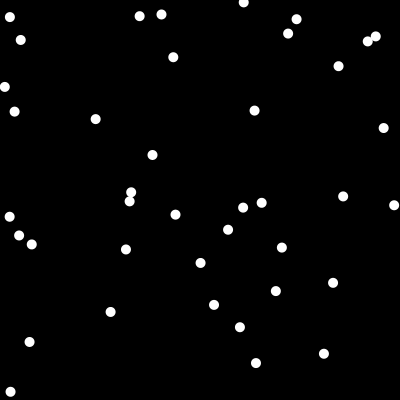
Frame 1 (no input)
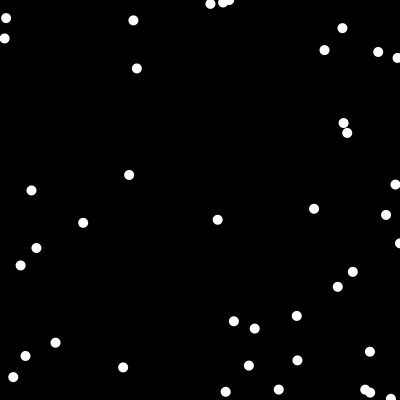
Frame 60 (the mouse pressed at the canvas centre just before this capture)
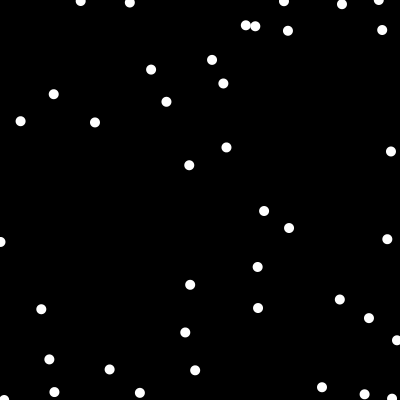
Frame 120 (the mouse held since frame 60 and released just before this capture)

The Processing sketch that drew these frames (run headless with seeded random() and noise(); from frame 60 on, the mouse is pressed at the canvas centre):

// Processing sketch: processing_5254
// ── processing_5254.pde

//Thanks to Josh Norman for code structure. 
//Used by David Butterworth for UNSW ARCH1391


float max_acc = 2.15; 
float max_vel = 9.94; 
float z_limit = 6; 
int max_size = 5; 
int min_size = 5; 
int max_blobs = 40; 
 
Blob my_blobs[] = new Blob[max_blobs]; 
 
class Blob 
{ 
  int diameter; 
  float x, y, z; 
  float dx, dy, dz; 
   
  Blob(int init_diameter, float init_x, float init_y, float init_z) 
  { 
    diameter = init_diameter; 
    x = init_x; 
    y = init_y; 
    z = init_z; 
    dx = random(-max_vel,max_vel); 
    dy = random(-max_vel,max_vel); 
    dz = random(-max_vel,max_vel); 
  } 
   
  void move() 
  { 
    x += dx; 
    y += dy; 
    z += dz; 
     
    if(x > width) {x = width; dx = 0;} 
    if(x < 0) {x = 0; dx = 0;} 
    if(y > height) {y = height; dy = 0;} 
    if(y < 0) {y = 0; dy = 0;} 
    if(z > max_size) {z = max_size; dz = 0;} 
    if(z < min_size) {z = min_size; dz = 0;} 
  } 
   
  void change_momentum() 
  { 
    dx += random(-max_acc, max_acc); 
    dy += random(-max_acc, max_acc); 
    dz += random(-max_acc, max_acc); 
   
    if(dx >  max_vel) dx =  max_vel; 
    if(dx < -max_vel) dx = -max_vel; 
    if(dy >  max_vel) dy =  max_vel; 
    if(dy < -max_vel) dy = -max_vel; 
    if(dz >  max_vel) dz =  max_vel; 
    if(dz < -max_vel) dz = -max_vel; 
  } 
   
  void display() 
  { 
    noStroke(); 
    ellipse(x, y, diameter + z, diameter+z); 
  } 
} 
 
void setup() 
{ 
  size(400, 400); 
  smooth(); 
   
  for(int i = 0; i < my_blobs.length; i++) 
  { 
    my_blobs[i] = new Blob((int)random(min_size, max_size), 
        random(width), 
        random(height), 
        random(0, 15)); 
  } 
} 
 
void draw() 
{ 
  background(0); 
  noStroke(); 
   
  for(int i = 0; i < my_blobs.length; i++) 
  { 
    my_blobs[i].change_momentum(); 
    my_blobs[i].move(); 
    my_blobs[i].display(); 
  } 
} 
 
